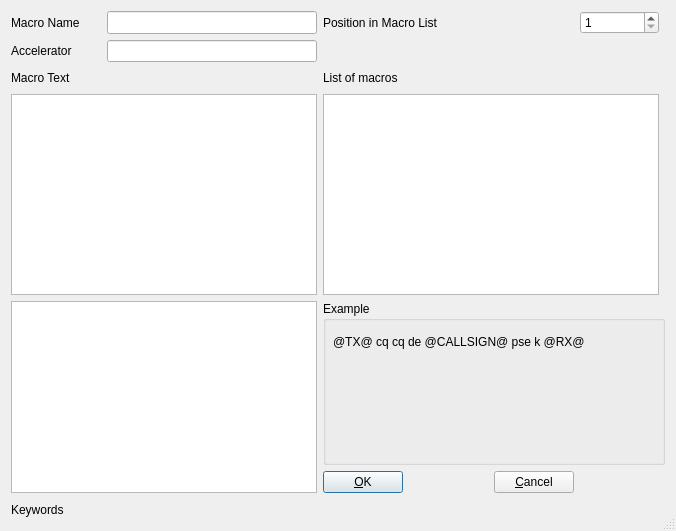
<?xml version="1.0" encoding="UTF-8"?>
<ui version="4.0">
 <class>AddMacro</class>
 <widget class="QDialog" name="AddMacro">
  <property name="geometry">
   <rect>
    <x>0</x>
    <y>0</y>
    <width>676</width>
    <height>531</height>
   </rect>
  </property>
  <property name="sizePolicy">
   <sizepolicy hsizetype="Preferred" vsizetype="Preferred">
    <horstretch>0</horstretch>
    <verstretch>0</verstretch>
   </sizepolicy>
  </property>
  <property name="minimumSize">
   <size>
    <width>600</width>
    <height>450</height>
   </size>
  </property>
  <property name="baseSize">
   <size>
    <width>600</width>
    <height>350</height>
   </size>
  </property>
  <property name="windowTitle">
   <string>Add Macro</string>
  </property>
  <property name="sizeGripEnabled">
   <bool>true</bool>
  </property>
  <layout class="QGridLayout" name="gridLayout">
   <item row="0" column="0" colspan="2">
    <widget class="QLabel" name="textLabel1">
     <property name="minimumSize">
      <size>
       <width>90</width>
       <height>20</height>
      </size>
     </property>
     <property name="text">
      <string>Macro Name</string>
     </property>
     <property name="textFormat">
      <enum>Qt::PlainText</enum>
     </property>
     <property name="wordWrap">
      <bool>false</bool>
     </property>
    </widget>
   </item>
   <item row="0" column="2">
    <widget class="QLineEdit" name="MacroName">
     <property name="sizePolicy">
      <sizepolicy hsizetype="Preferred" vsizetype="Preferred">
       <horstretch>0</horstretch>
       <verstretch>0</verstretch>
      </sizepolicy>
     </property>
     <property name="minimumSize">
      <size>
       <width>210</width>
       <height>20</height>
      </size>
     </property>
    </widget>
   </item>
   <item row="0" column="3" colspan="2">
    <widget class="QLabel" name="textLabel2">
     <property name="minimumSize">
      <size>
       <width>145</width>
       <height>20</height>
      </size>
     </property>
     <property name="text">
      <string>Position in Macro List</string>
     </property>
     <property name="wordWrap">
      <bool>false</bool>
     </property>
    </widget>
   </item>
   <item row="0" column="5">
    <spacer name="horizontalSpacer_5">
     <property name="orientation">
      <enum>Qt::Horizontal</enum>
     </property>
     <property name="sizeHint" stdset="0">
      <size>
       <width>72</width>
       <height>20</height>
      </size>
     </property>
    </spacer>
   </item>
   <item row="0" column="6">
    <widget class="QSpinBox" name="Position">
     <property name="minimumSize">
      <size>
       <width>45</width>
       <height>20</height>
      </size>
     </property>
     <property name="minimum">
      <number>1</number>
     </property>
    </widget>
   </item>
   <item row="1" column="0" colspan="2">
    <widget class="QLabel" name="textLabel1_3">
     <property name="minimumSize">
      <size>
       <width>90</width>
       <height>20</height>
      </size>
     </property>
     <property name="text">
      <string>Accelerator</string>
     </property>
     <property name="wordWrap">
      <bool>false</bool>
     </property>
    </widget>
   </item>
   <item row="1" column="2">
    <widget class="QLineEdit" name="Accelerator">
     <property name="sizePolicy">
      <sizepolicy hsizetype="Preferred" vsizetype="Preferred">
       <horstretch>0</horstretch>
       <verstretch>0</verstretch>
      </sizepolicy>
     </property>
     <property name="minimumSize">
      <size>
       <width>210</width>
       <height>20</height>
      </size>
     </property>
    </widget>
   </item>
   <item row="1" column="4">
    <spacer name="horizontalSpacer_4">
     <property name="orientation">
      <enum>Qt::Horizontal</enum>
     </property>
     <property name="sizeHint" stdset="0">
      <size>
       <width>72</width>
       <height>20</height>
      </size>
     </property>
    </spacer>
   </item>
   <item row="2" column="0">
    <widget class="QLabel" name="textLabel3">
     <property name="minimumSize">
      <size>
       <width>0</width>
       <height>20</height>
      </size>
     </property>
     <property name="text">
      <string>Macro Text</string>
     </property>
     <property name="textFormat">
      <enum>Qt::PlainText</enum>
     </property>
     <property name="wordWrap">
      <bool>false</bool>
     </property>
    </widget>
   </item>
   <item row="2" column="3">
    <widget class="QLabel" name="textLabel4">
     <property name="minimumSize">
      <size>
       <width>0</width>
       <height>20</height>
      </size>
     </property>
     <property name="text">
      <string>List of macros</string>
     </property>
     <property name="wordWrap">
      <bool>false</bool>
     </property>
    </widget>
   </item>
   <item row="3" column="0" colspan="3">
    <widget class="QTextEdit" name="MacroDefinition">
     <property name="sizePolicy">
      <sizepolicy hsizetype="Preferred" vsizetype="Preferred">
       <horstretch>0</horstretch>
       <verstretch>0</verstretch>
      </sizepolicy>
     </property>
    </widget>
   </item>
   <item row="3" column="3" colspan="4">
    <widget class="QListView" name="MacroDisplay"/>
   </item>
   <item row="4" column="0" rowspan="2" colspan="3">
    <widget class="QListView" name="KeywordDisplay">
     <property name="sizePolicy">
      <sizepolicy hsizetype="Preferred" vsizetype="Preferred">
       <horstretch>0</horstretch>
       <verstretch>0</verstretch>
      </sizepolicy>
     </property>
    </widget>
   </item>
   <item row="5" column="3">
    <widget class="QPushButton" name="buttonOk">
     <property name="text">
      <string>&amp;OK</string>
     </property>
     <property name="shortcut">
      <string/>
     </property>
     <property name="autoDefault">
      <bool>true</bool>
     </property>
     <property name="default">
      <bool>true</bool>
     </property>
    </widget>
   </item>
   <item row="5" column="4">
    <spacer name="horizontalSpacer">
     <property name="orientation">
      <enum>Qt::Horizontal</enum>
     </property>
     <property name="sizeHint" stdset="0">
      <size>
       <width>72</width>
       <height>22</height>
      </size>
     </property>
    </spacer>
   </item>
   <item row="5" column="5">
    <widget class="QPushButton" name="buttonCancel">
     <property name="text">
      <string>&amp;Cancel</string>
     </property>
     <property name="shortcut">
      <string/>
     </property>
     <property name="autoDefault">
      <bool>true</bool>
     </property>
    </widget>
   </item>
   <item row="5" column="6">
    <spacer name="horizontalSpacer_2">
     <property name="orientation">
      <enum>Qt::Horizontal</enum>
     </property>
     <property name="sizeHint" stdset="0">
      <size>
       <width>71</width>
       <height>22</height>
      </size>
     </property>
    </spacer>
   </item>
   <item row="6" column="0">
    <widget class="QLabel" name="textLabel1_2">
     <property name="text">
      <string>Keywords</string>
     </property>
     <property name="wordWrap">
      <bool>false</bool>
     </property>
    </widget>
   </item>
   <item row="6" column="1" colspan="2">
    <spacer>
     <property name="orientation">
      <enum>Qt::Horizontal</enum>
     </property>
     <property name="sizeType">
      <enum>QSizePolicy::Expanding</enum>
     </property>
     <property name="sizeHint" stdset="0">
      <size>
       <width>237</width>
       <height>21</height>
      </size>
     </property>
    </spacer>
   </item>
   <item row="6" column="3" colspan="5">
    <spacer name="horizontalSpacer_3">
     <property name="orientation">
      <enum>Qt::Horizontal</enum>
     </property>
     <property name="sizeHint" stdset="0">
      <size>
       <width>338</width>
       <height>21</height>
      </size>
     </property>
    </spacer>
   </item>
   <item row="4" column="3" colspan="5">
    <widget class="QGroupBox" name="groupBox">
     <property name="title">
      <string>Example</string>
     </property>
     <widget class="QLabel" name="textLabel6">
      <property name="geometry">
       <rect>
        <x>10</x>
        <y>20</y>
        <width>281</width>
        <height>41</height>
       </rect>
      </property>
      <property name="frameShape">
       <enum>QFrame::NoFrame</enum>
      </property>
      <property name="frameShadow">
       <enum>QFrame::Plain</enum>
      </property>
      <property name="text">
       <string>@TX@ cq cq de @CALLSIGN@ pse k @RX@</string>
      </property>
      <property name="textFormat">
       <enum>Qt::PlainText</enum>
      </property>
      <property name="wordWrap">
       <bool>false</bool>
      </property>
     </widget>
    </widget>
   </item>
  </layout>
 </widget>
 <layoutdefault spacing="6" margin="11"/>
 <pixmapfunction>qPixmapFromMimeSource</pixmapfunction>
 <resources/>
 <connections>
  <connection>
   <sender>buttonOk</sender>
   <signal>clicked()</signal>
   <receiver>AddMacro</receiver>
   <slot>accept()</slot>
   <hints>
    <hint type="sourcelabel">
     <x>20</x>
     <y>20</y>
    </hint>
    <hint type="destinationlabel">
     <x>20</x>
     <y>20</y>
    </hint>
   </hints>
  </connection>
  <connection>
   <sender>buttonCancel</sender>
   <signal>clicked()</signal>
   <receiver>AddMacro</receiver>
   <slot>reject()</slot>
   <hints>
    <hint type="sourcelabel">
     <x>20</x>
     <y>20</y>
    </hint>
    <hint type="destinationlabel">
     <x>20</x>
     <y>20</y>
    </hint>
   </hints>
  </connection>
 </connections>
</ui>
